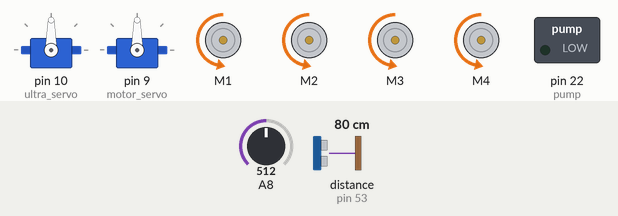
The sketch below on a simulated Arduino Mega 2560, built with avr-gcc and run on an emulated ATmega2560. On the bench: 2 × servo, 4 × DC motor (green arrow = forward, orange = backward, longer = faster), switched loads named in the sketch (green lamp = pin HIGH). Wiring (inferred from the names in the program): ultrasonic range finder: trigger pin 52; echo pin 53. The inputs (shaded band) are chosen by the test bench; at power-on: distance to the obstacle (sensor on pin 53) 80 cm, A8 = 512. The echo pulse lasts 58.3 µs per cm; pins used as bus, display or sensor lines are not drawn; what the sketch prints to the serial monitor is not drawn.

Above: at 1.2 s.
1.3 s: distance to the obstacle (sensor on pin 53) set to 34 cm
2.8 s: distance to the obstacle (sensor on pin 53) set to 28 cm
At 3.1 s:
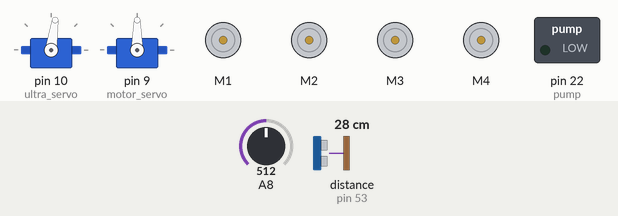
At 3.71 s:
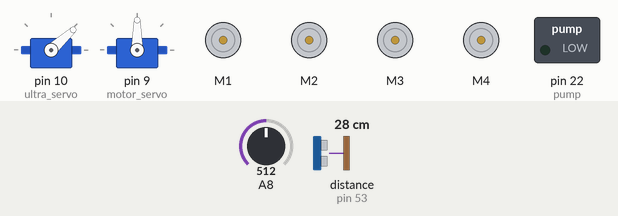
5.8 s: distance to the obstacle (sensor on pin 53) set to 26 cm
At 8.7 s:
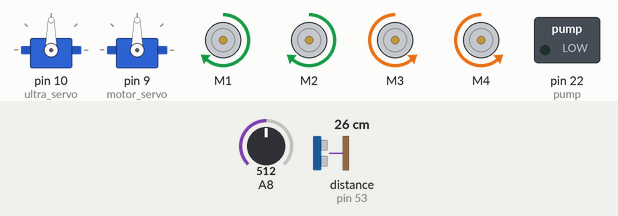
8.8 s: A8 set to 357
11.8 s: A8 set to 332
14.8 s: A8 set to 716
At 15.3 s:
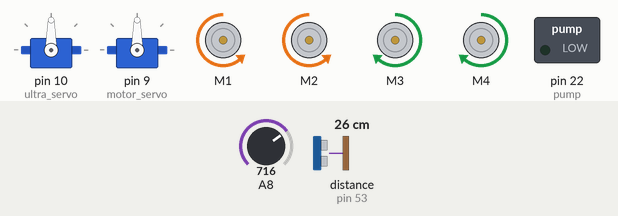
Timing chart, 0 to 18.8 s (numbered marks = the images above; inputs shaded):
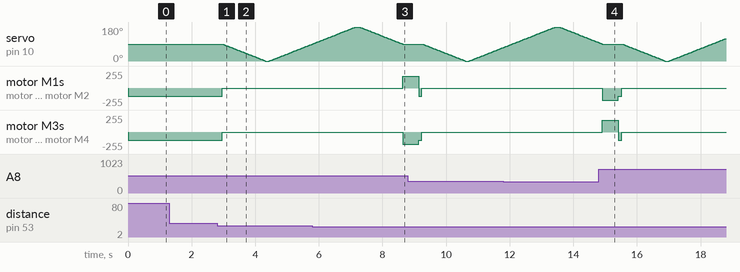

Measured:
- the behaviour switches between 31 and 30 cm on distance to the obstacle (sensor on pin 53) (found by bisection; images 0 and 1)
- the behaviour switches between 28 and 27 cm on distance to the obstacle (sensor on pin 53) (found by bisection; images 2 and 3)
- after the input at 1.3 s, every drawn part: stays the same
- after the input at 2.8 s, motor M1–4: backward 125/255 → stopped after 0.16 s
- after the input at 5.8 s, motor M1, motor M2: stopped → forward 180/255 after 2.8 s; motor M3, motor M4: stopped → backward 180/255 after 2.8 s
- after the input at 14.8 s, pin 22 (pump): stays LOW (without the input it goes to HIGH after 0.62 s); servo on pin 9 (motor_servo): stops changing and stays 90°

The sketch:

main_car.ino
```cpp
// Adafruit Motor shield library needed.
#include <AFMotor.h>
#include <Servo.h>
Servo ultra_servo;	// create servo object to control a servo
Servo motor_servo;	// create servo object to control a servo

int pos = 90;	// variable to store the servo position


const int pingPin = 52; // Trigger Pin of Ultrasonic Sensor
const int echoPin = 53; // Echo Pin of Ultrasonic Sensor

// lowest and highest sensor readings:
const int sensorMin = 0;     //  sensor minimum
const int sensorMax = 1024;  // sensor maximum

 int pump=22;


AF_DCMotor motor1(1);
AF_DCMotor motor2(2);
AF_DCMotor motor3(3);
AF_DCMotor motor4(4);

void setup() {
  ultra_servo.attach(10);
  motor_servo.attach(9);

  pinMode(pump, OUTPUT);

  Serial.begin(9600);           // set up Serial library at 9600 bps
  Serial.println("main code");

  // turn on motor
  motor1.setSpeed(150);
  motor2.setSpeed(150);
  motor3.setSpeed(150);
  motor4.setSpeed(150);

  stop();
}

void loop() {


  long distance;
  go(125);
  check_fire();
  distance=check_distance();
  Serial.print("\n D      : ");
  Serial.print(distance);
  if (distance<30){
    stop();
    sweep_ultra(); }
}


void pump_start()
{
 digitalWrite(pump, HIGH);  // turn the LED on (HIGH is the voltage level)
  delay(1000);
}

void pump_stop()
{
  digitalWrite(pump, LOW);   // turn the LED off by making the voltage LOW
  delay(1000);
}

void sweep_pump()
{
  stop();
  int count=0;
  pump_start();
  for (count=0;count<1;count++)
  {
      for(pos = 0; pos <= 180; pos += 1)
      {
        //ultra_servo.write(pos);
        motor_servo.write(pos);
        delay(15);
      }
      // sweeps from 180 degrees to 0 degrees
      for(pos = 180; pos>=0; pos-=1)
      {
        //ultra_servo.write(pos);
        motor_servo.write(pos);
        delay(15);
      }
  }
  pump_stop();
  go(175);

}

void sweep_ultra()
{
  long left_distance;
  long right_distance;

 	for(pos = 90; pos>=0; pos-=1)
	{
		ultra_servo.write(pos);
    //motor_servo.write(pos);
		delay(15);
	}
  left_distance=check_distance();
  for(pos = 0; pos <= 180; pos += 1)
	{
		ultra_servo.write(pos);
    //motor_servo.write(pos);
		delay(15);
	}
  right_distance=check_distance();

	// sweeps from 180 degrees to 0 degrees
	for(pos = 180; pos>=90; pos-=1)
	{
		ultra_servo.write(pos);
    //motor_servo.write(pos);
		delay(15);
	}
  Serial.print("\n Left  : ");
  Serial.print(left_distance);
  Serial.print("\n Right : ");
  Serial.print(right_distance);

  if (left_distance>right_distance)
  {
    //Serial.print(" turninggg Left <<<<<<<<<<<");
      turn_left(180);
  }
  else
  {
    //Serial.print(" turninggg Right >>>>>>>>>>>>>");
      turn_right(180);
  }

}


long check_distance()
{
  long duration, inches, cm;
   pinMode(pingPin, OUTPUT);
   digitalWrite(pingPin, LOW);
   delayMicroseconds(2);
   digitalWrite(pingPin, HIGH);
   delayMicroseconds(10);
   digitalWrite(pingPin, LOW);
   pinMode(echoPin, INPUT);
   duration = pulseIn(echoPin, HIGH);
   inches = microsecondsToInches(duration);
   cm = microsecondsToCentimeters(duration);
   delay(100);
      // Serial.print(inches);
   //Serial.print("in, ");
   //Serial.print(cm);
   //Serial.print("cm");
   //Serial.println();

   return cm;
}

void check_fire()
{
  // read the sensor on analog A0:
	int sensorReading  = analogRead(A8);
  // map the sensor range (four options):
  // ex: 'long  int map(long int, long int, long int, long int, long int)'
	int range = map(sensorReading,  sensorMin, sensorMax, 0, 3);

  // range value:
  switch (range) {
  case 0:    // A fire closer than 1.5 feet away.
    Serial.println("** Fire **");
    sweep_pump();
    break;
  case 1:    // A fire between 1-3 feet away.
    Serial.println("**  Distant Fire **");
    break;
  case 2:    // No fire detected.
    Serial.println("No  Fire");
    break;
  }
  delay(1);

}

long microsecondsToInches(long microseconds) {
   return microseconds / 74 / 2;
}

long microsecondsToCentimeters(long microseconds) {
   return microseconds / 29 / 2;
}

void stop()
{
  motor1.run(RELEASE);
  motor2.run(RELEASE);
  motor3.run(RELEASE);
  motor4.run(RELEASE);
}

void reverse()
{
  motor1.run(FORWARD);
  motor2.run(FORWARD);
  motor3.run(FORWARD);
  motor4.run(FORWARD);
  /*
  uint8_t i;

  for (i=0; i<255; i++) {
    motor.setSpeed(i);
    delay(10);
 }

  for (i=255; i!=0; i--) {
    motor.setSpeed(i);
    delay(10);
 }
  */
}

void go(int s)
{
  speed(s);
  motor1.run(BACKWARD);
  motor2.run(BACKWARD);
  motor3.run(BACKWARD);
  motor4.run(BACKWARD);
  /*

  uint8_t i;

  for (i=0; i<255; i++) {
    motor.setSpeed(i);
    delay(10);
 }

  for (i=255; i!=0; i--) {
    motor.setSpeed(i);
    delay(10);
 }
  */

}

void turn_left(int s)
{
  speed(s);
  motor1.run(FORWARD);
  motor2.run(FORWARD);
  motor3.run(BACKWARD);
  motor4.run(BACKWARD);
  delay(500);
}

void turn_right(int s)
{
  speed(s);
  motor4.run(FORWARD);
  motor3.run(FORWARD);
  motor2.run(BACKWARD);
  motor1.run(BACKWARD);
  delay(500);
}

void speed(int s)
{
  motor1.setSpeed(s);
  motor2.setSpeed(s);
  motor3.setSpeed(s);
  motor4.setSpeed(s);
}
```
